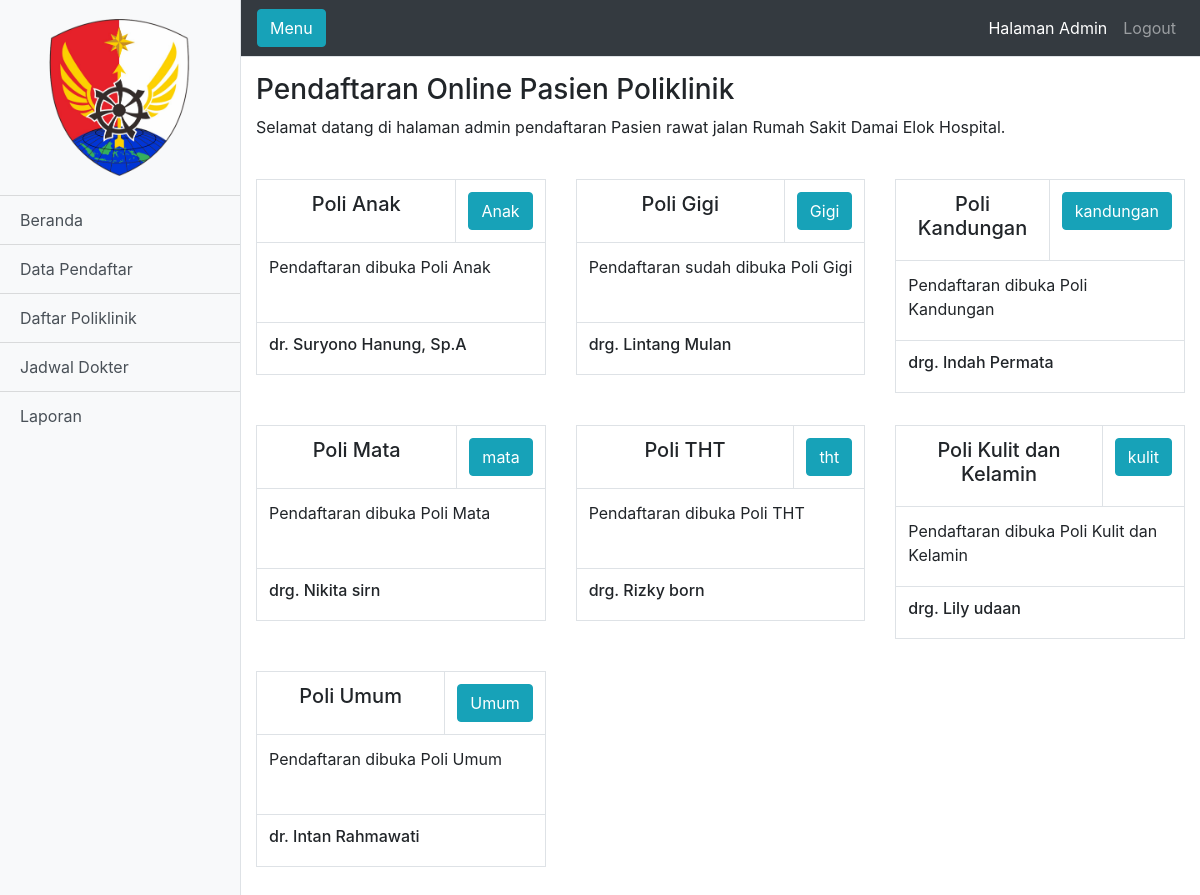
The app's page /admin.php with its own data.
### tables this page shows
CREATE TABLE `informasi` (
  `id` int(11) NOT NULL,
  `anak` varchar(1000) NOT NULL,
  `gigi` varchar(1000) NOT NULL,
  `umum` varchar(1000) NOT NULL,
  `kandungan` varchar(100) DEFAULT NULL,
  `mata` varchar(255) DEFAULT NULL,
  `tht` varchar(255) DEFAULT NULL,
  `kulit` varchar(255) DEFAULT NULL
);

### functions.php (called while the page is built, shortened)
<?php
$db = mysqli_connect("localhost", "root", "", "sirusakdeh_db");
function query($query) {
  global $db;
  $result = mysqli_query($db, $query);
  $rows = [];
  while ($row = mysqli_fetch_assoc($result)) {
      $rows[] = $row;
  }
  return $rows;
}
   ?>

### admin.php (the view, shortened to what this page needs)
<?php
require 'functions.php';
$informasi = query ("SELECT * from informasi ");
 ?>
<!DOCTYPE html>
<html lang="en">
<head>
  <link href="admin/vendor/bootstrap/css/bootstrap.min.css" rel="stylesheet">
  <link href="admin/css/simple-sidebar.css" rel="stylesheet">
</head>
<body>
  <div class="d-flex" id="wrapper">
    <div class="bg-light border-right" id="sidebar-wrapper">
      <div class="sidebar-heading"><center><img src="img/logo.png" style="width: 150px; background: transparent;"></center></div>
      <div class="list-group list-group-flush">
        <a href="admin.php" class="list-group-item list-group-item-action bg-light">Beranda</a>
        <a href="data_pendaftar.php" class="list-group-item list-group-item-action bg-light">Data Pendaftar</a>
        <a href="daftar_poliklinik.php" class="list-group-item list-group-item-action bg-light">Daftar Poliklinik</a>
        <a href="jadwal_dokter.php" class="list-group-item list-group-item-action bg-light">Jadwal Dokter</a>
        <a href="laporan.php" class="list-group-item list-group-item-action bg-light">Laporan</a>
      </div>
    </div>
    <div id="page-content-wrapper">
      <nav class="navbar navbar-expand-lg navbar-dark bg-dark border-bottom">
        <button class="btn btn-info" id="menu-toggle">Menu</button>
        <div class="collapse navbar-collapse" id="navbarSupportedContent">
          <ul class="navbar-nav ml-auto mt-2 mt-lg-0">
            <li class="nav-item active">
              <div class="collapse navbar-collapse" id="navbarNav">
                <ul class="navbar-nav">
                  <li class="nav-item active">
                    <a class="nav-link" href="">Halaman Admin<span class="sr-only">(current)</span></a>
                  </li>
                  <li class="nav-item">
                  <a class="nav-link" href="#" onclick="logoutConfirmation()">Logout</a>
                </li>
                </ul>
        </div>
      </nav>
      <div class="container-fluid">
        <h3 class="mt-3">Pendaftaran Online Pasien Poliklinik  </h3>
        <p>Selamat datang di halaman admin pendaftaran Pasien rawat jalan Rumah Sakit Damai Elok Hospital. </p>
        <br>
        <div class="row">
          <div class="col-sm-4 mb-3">
            <form  action="" method="post">
            <table class="table table-bordered">
              <tr>
                <td width="330"><center><h5>Poli Anak</h5></center></td>
                <td><center>
                  <button type="button" class="btn btn-info tanak" data-toggle="modal">Anak</button>
                </center>
              </tr>
              <tr>
                <td height="80" colspan="2">
                  <?php  foreach ($informasi as $row ) : ?>
                         <?= $row["anak"]; ?>
                       <?php endforeach; ?>
                </td>
              </tr>
              <tr>
                <td colspan="2"><h6>
                  <?php
                  $a = date ("H");
                  if (($a>=6) && ($a<=9)) {
                      echo " <b> Selamat Pagi! Pendaftaran sudah dibuka </b>";
                  }else if(($a>=9) && ($a<=13)){
                      echo " dr. Dion Wiyoko, Sp.A ";
                  }elseif(($a>13) && ($a<=20)){
                      echo "dr. Suryono Hanung, Sp.A";
                  }else{
                      echo "<b> Selamat malam !!  </b>";
                  }
                   ?></h6>
                </td>
              </tr>
          </table>
          </div>
          <div class="col-sm-4 mb-3">
            <table class="table table-bordered">
              <tr>
                <td width="330"><center><h5>Poli Gigi</h5></center></td>
                <td><center><button type="button" class="btn btn-info tgigi" data-toggle="modal">Gigi</button></center>
              </tr>
              <tr>
                <td height="80" colspan="2">
                  <?php  foreach ($informasi as $row ) : ?>
                         <?= $row["gigi"]; ?>
                       <?php endforeach; ?>
                </td>
              </tr>
              <tr>
                <td colspan="2"><h6>
                  <?php
                  $a = date ("H");
                  if (($a>=6) && ($a<=9)) {
                      echo " <b> Selamat Pagi! Pendaftaran sudah dibuka </b>";
                  }else if(($a>=9) && ($a<=13)){
                      echo "drg. Gunawan Prasetya";
                  }elseif(($a>13) && ($a<=20)){
                      echo "drg. Lintang Mulan";
                  }else{
                      echo "<b> Selamat malam !!  </b>";
                  }
                   ?></h6>
                </td>
              </tr>
            </table>
          </div>
          <div class="col-sm-4 mb-3">
            <table class="table table-bordered">
              <tr>
                <td width="330"><center><h5>Poli Kandungan</h5></center></td>
                <td><center><button type="button" class="btn btn-info tkandungan" data-toggle="modal">kandungan</button></center>
              </tr>
              <tr>
                <td height="80" colspan="2">
                  <?php  foreach ($informasi as $row ) : ?>
                         <?= $row["kandungan"]; ?>
                       <?php endforeach; ?>
                </td>
              </tr>
              <tr>
                <td colspan="2"><h6>
                  <?php
                  $a = date ("H");
                  if (($a>=6) && ($a<=9)) {
                      echo " <b> Selamat Pagi! Pendaftaran sudah dibuka </b>";
                  }else if(($a>=9) && ($a<=13)){
                      echo "drg. Andi Irianto";
                  }elseif(($a>13) && ($a<=20)){
                      echo "drg. Indah Permata";
                  }else{
                      echo "<b> Selamat malam !!  </b>";
                  }
                   ?></h6>
                </td>
              </tr>
            </table>
          </div>
          <div class="col-sm-4 mb-3">
            <table class="table table-bordered">
              <tr>
                <td width="330"><center><h5>Poli Mata</h5></center></td>
                <td><center><button type="button" class="btn btn-info tmata" data-toggle="modal">mata</button></center>
              </tr>
              <tr>
                <td height="80" colspan="2">
                  <?php  foreach ($informasi as $row ) : ?>
                         <?= $row["mata"]; ?>
                       <?php endforeach; ?>
                </td>
              </tr>
              <tr>
                <td colspan="2"><h6>
                  <?php
                  $a = date ("H");
                  if (($a>=6) && ($a<=9)) {
                      echo " <b> Selamat Pagi! Pendaftaran sudah dibuka </b>";
                  }else if(($a>=9) && ($a<=13)){
                      echo "drg. Lokika santa";
                  }elseif(($a>13) && ($a<=20)){
                      echo "drg. Nikita sirn";
                  }else{
                      echo "<b> Selamat malam !!  </b>";
                  }
                   ?></h6>
                </td>
              </tr>
            </table>
          </div>
          <div class="col-sm-4 mb-3">
            <table class="table table-bordered">
              <tr>
                <td width="330"><center><h5>Poli THT</h5></center></td>
                <td><center><button type="button" class="btn btn-info ttht" data-toggle="modal">tht</button></center>
              </tr>
              <tr>
                <td height="80" colspan="2">
                  <?php  foreach ($informasi as $row ) : ?>
                         <?= $row["tht"]; ?>
                       <?php endforeach; ?>
                </td>
              </tr>
              <tr>
                <td colspan="2"><h6>
                  <?php
                  $a = date ("H");
                  if (($a>=6) && ($a<=9)) {
                      echo " <b> Selamat Pagi! Pendaftaran sudah dibuka </b>";
                  }else if(($a>=9) && ($a<=13)){
                      echo "drg. Chika Legista";
                  }elseif(($a>13) && ($a<=20)){
                      echo "drg. Rizky born";
                  }else{
                      echo "<b> Selamat malam !!  </b>";
                  }
                   ?></h6>
                </td>
              </tr>
            </table>
          </div>
          <div class="col-sm-4 mb-3">
            <table class="table table-bordered">
              <tr>
                <td width="330"><center><h5>Poli Kulit dan Kelamin</h5></center></td>
                <td><center><button type="button" class="btn btn-info tkulit" data-toggle="modal">kulit</button></center>
              </tr>
              <tr>
                <td height="80" colspan="2">
                  <?php  foreach ($informasi as $row ) : ?>
                         <?= $row["kulit"]; ?>
                       <?php endforeach; ?>
                </td>
              </tr>
              <tr>
                <td colspan="2"><h6>
                  <?php
                  $a = date ("H");
                  if (($a>=6) && ($a<=9)) {
                      echo " <b> Selamat Pagi! Pendaftaran sudah dibuka </b>";
                  }else if(($a>=9) && ($a<=13)){
                      echo "drg. Asep Gunawam";
                  }elseif(($a>13) && ($a<=20)){
                      echo "drg. Lily udaan";
                  }else{
                      echo "<b> Selamat malam !!  </b>";
                  }
                   ?></h6>
                </td>
              </tr>
            </table>
          </div>
          <div class="col-sm-4 mb-3">
            <table class="table table-bordered">
              <tr>
                <td width="330"><center><h5>Poli Umum</h5></center></td>
                <td><center><button type="button" class="btn btn-info tumum" data-toggle="modal">Umum</button></center>
                </td>
                </tr>
                <tr>
                  <td height="80" colspan="2">
                    <?php  foreach ($informasi as $row ) : ?>
                           <?= $row["umum"]; ?>
                         <?php endforeach; ?>
                  </td>
                </tr>
                <td colspan="2"><h6>
                  <?php
                  $a = date ("H");
                  if (($a>=6) && ($a<=9)) {
                      echo " <b> Selamat Pagi! Pendaftaran sudah dibuka </b>";
                  }else if(($a>=9) && ($a<=13)){
                      echo "dr. Adi Hapsah";
                  }elseif(($a>13) && ($a<=20)){
                      echo "dr. Intan Rahmawati";
                  }else{
                      echo "<b> Selamat malam !!  </b>";
                  }
                   ?></h6>
                </td>
            </table>
          </div>
          </div>
    </div>
    </div>
  </div>
</body>
</html>

### admin/css/simple-sidebar.css (style rules this page uses)
body { overflow-x: hidden; }
#sidebar-wrapper { min-height: 100vh; margin-left: -15rem; -webkit-transition: margin .25s ease-out; -moz-transition: margin .25s ease-out; -o-transition: margin .25s ease-out; transition: margin .25s ease-out; }
#sidebar-wrapper .sidebar-heading { padding: 0.875rem 1.25rem; font-size: 1.2rem; }
#sidebar-wrapper .list-group { width: 15rem; }
#page-content-wrapper { min-width: 100vw; }
@media (min-width: 768px) { #sidebar-wrapper { margin-left: 0; } }
@media (min-width: 768px) { #page-content-wrapper { min-width: 0; width: 100%; } }

### records on screen
informasi: anak "Pendaftaran dibuka Poli Anak", gigi "Pendaftaran sudah dibuka Poli Gigi", kandungan "Pendaftaran dibuka Poli Kandungan", mata "Pendaftaran dibuka Poli Mata", tht "Pendaftaran dibuka Poli THT", kulit "Pendaftaran dibuka Poli Kulit dan Kelamin", umum "Pendaftaran dibuka Poli Umum"
